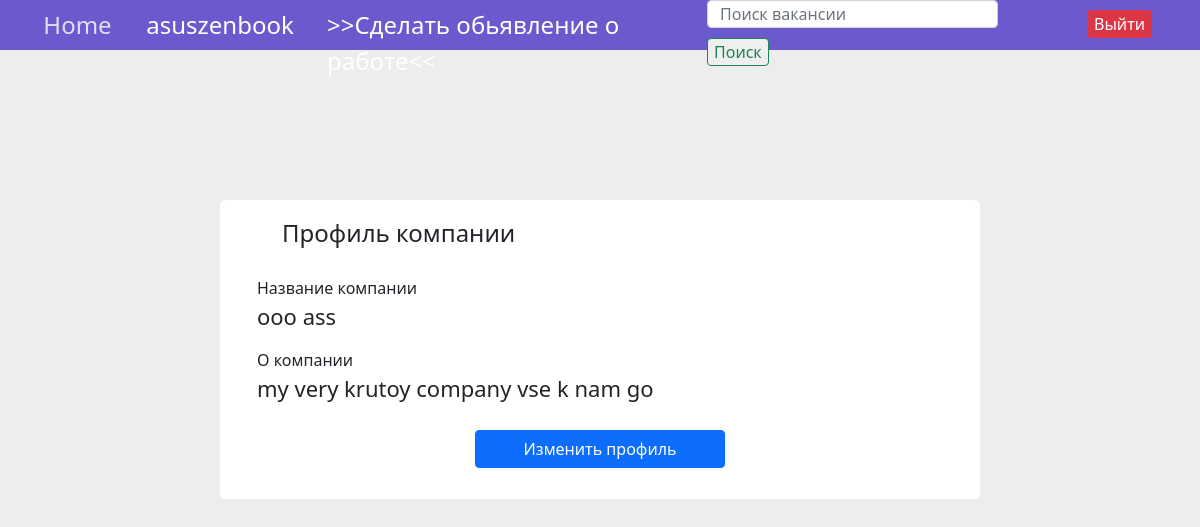
The app's page /profile/ (signed in) with its own data.
### workfair/models.py (models this page shows)
class EmployerProfile(models.Model):
	name = models.CharField(max_length = 64)
	description = models.TextField()
	username = models.OneToOneField(settings.AUTH_USER_MODEL, on_delete = models.CASCADE)

### workfair/views.py (the view)
# urls.py: path('profile/', views.profileView, name = 'profile'),
@login_required(login_url = 'login')
def profileView(request):
	if request.user.groups.filter(name = 'Job seekers'):
		obj = ApplicantProfile.objects.get(username = request.user)
		return render(request, "applicantProfile.html", {'obj' : obj})
	else:
		obj = EmployerProfile.objects.get(username = request.user)
		return render(request, "employerProfile.html", {'obj' : obj})

### workfair/templatetags/auth_extras.py (called while the page is built)
@register.filter(name = 'hasGroup')
def hasGroup(user, groupName):
	return user.groups.filter(name = groupName).exists()

### templates/employerProfile.html (shortened to what this page needs)
{% extends 'base.html' %}
{% block content %}
<div class="container">
	<div class="row justify-content-center">
		<div class="col-8 profile-bc">
			<p class="p-main">Профиль компании</p>
			<div class="desc">
				<div class="p-name">
					Название компании
				</div>
				<div class="p-desc">
					{{ obj.name }}
				</div>
			</div>
			<div class="desc">
				<div class="p-name">
				 О компании
				</div>
				<div class="p-desc">
					{{ obj.description }}
				</div>
			</div>
			  <form action="{% url 'ProfileUpdate' %}">
					<button class="justify-content-center btn btn-primary" type="submit">Изменить профиль</button>
				</form>
		</div>
	</div>
</div>
{% endblock %}

### templates/base.html (shortened to what this page needs)
{% load auth_extras %}
<html>
<head>
	<link href="https://cdn.jsdelivr.net/npm/bootstrap@5.0.0-beta1/dist/css/bootstrap.min.css" rel="stylesheet">
</head>
<body>
	<div id="header">
		<div class="container">
			<div class="row justify-content-center">
				<div class="col-1 header-bc">
					<div class="profile-name home">
						<a href="{% url 'home' %}"> Home </a>
					</div>
				</div>
				<div class="col-2 header-bc">
					{% if user.is_authenticated %}
					<div class="profile-name">
						<a href="{% url 'profile' %}"> {{ user.username }} </a>
					</div>
					{% endif %}
				</div>
				<div class="col-4 header-bc">
				{% if user.is_authenticated %}
					<div class="profile-name vacancy-header">
						{% if request.user|hasGroup:"Employers" %}
						<a href="{% url 'addvacancy'%}">>>Сделать обьявление о работе<<</a>
						{% else %}
						<a href="{% url 'vacancyList'%}">>>>Смотреть вакансии<<<</a>
						{% endif %}
					</div>
				{% endif %}
				</div>
				{% if user.is_authenticated %}
				<div class="col-4 header-bc">
					<form class="form-inline search-form" action="{% url 'vacancyList' %}">
						<input class="form-control" type="search" placeholder="Поиск вакансии" aria-label="Поиск вакансии" name = "search">
						<button class="btn-outline-success" type="submit">Поиск</button>
					</form>
				</div>
				{% endif %}
				<div class="col-1 header-bc">
					{% if user.is_authenticated %}
						<form action="{% url 'logout' %}" method="post">
							<button class="logout btn-danger" type="Submit">Выйти</button>
						</form>
					{% else %}
						<form action="{% url 'login'%}">
							<button class="logout btn-success" type="Submit">Войти</button>
						</form>
					{% endif %}
				</div>
			</div>
		</div>
	</div>
{% block content %}{% endblock %}
</body>
</html>

### templates/employerProfile.html (style rules this page uses)
.profile-bc { background-color: #fff; border-radius: 5px; margin-top: 150px; }
.p-main { font-size: 24px; text-align: left; margin-top: 15px; margin-left: 50px; margin-bottom: 25px; }
.desc { margin-left: 25px; margin-bottom: 15px; }
.p-name { font-size: 16px; }
.p-desc { font-size: 22px; }
.btn { margin-top: 10px; margin-bottom: 15px; width: 250px; position: relative; left: 50%; transform: translate(-50%, 0); }

### templates/base.html (style rules this page uses)
#header { height: 50px; background-color: #6A5ACD; }
body { background-color: #ededed; }
.profile-name { text-align: center; font-size: 24px; margin-top: 7px; }
.profile-name a { text-decoration: none; color: white; }
.vacancy-header { text-align: left; }
.home a { color: rgba(255, 255, 255, 0.8); }
.logout { margin-top: 10px; margin-bottom: 15px; border-radius: .25rem; border: 1px solid transparent; }
.search-form input { width: calc(100% - 65px); display: inline; height: 28px; }
.search-form button { margin-top: 10px; margin-bottom: 15px; border-radius: .25rem; border: 1px solid transparent; border-color: #198754; }

### records on screen
EmployerProfile: name "ooo ass", description "my very krutoy company vse k nam go"

### other values on screen
{{ user.username }} "asuszenbook"
